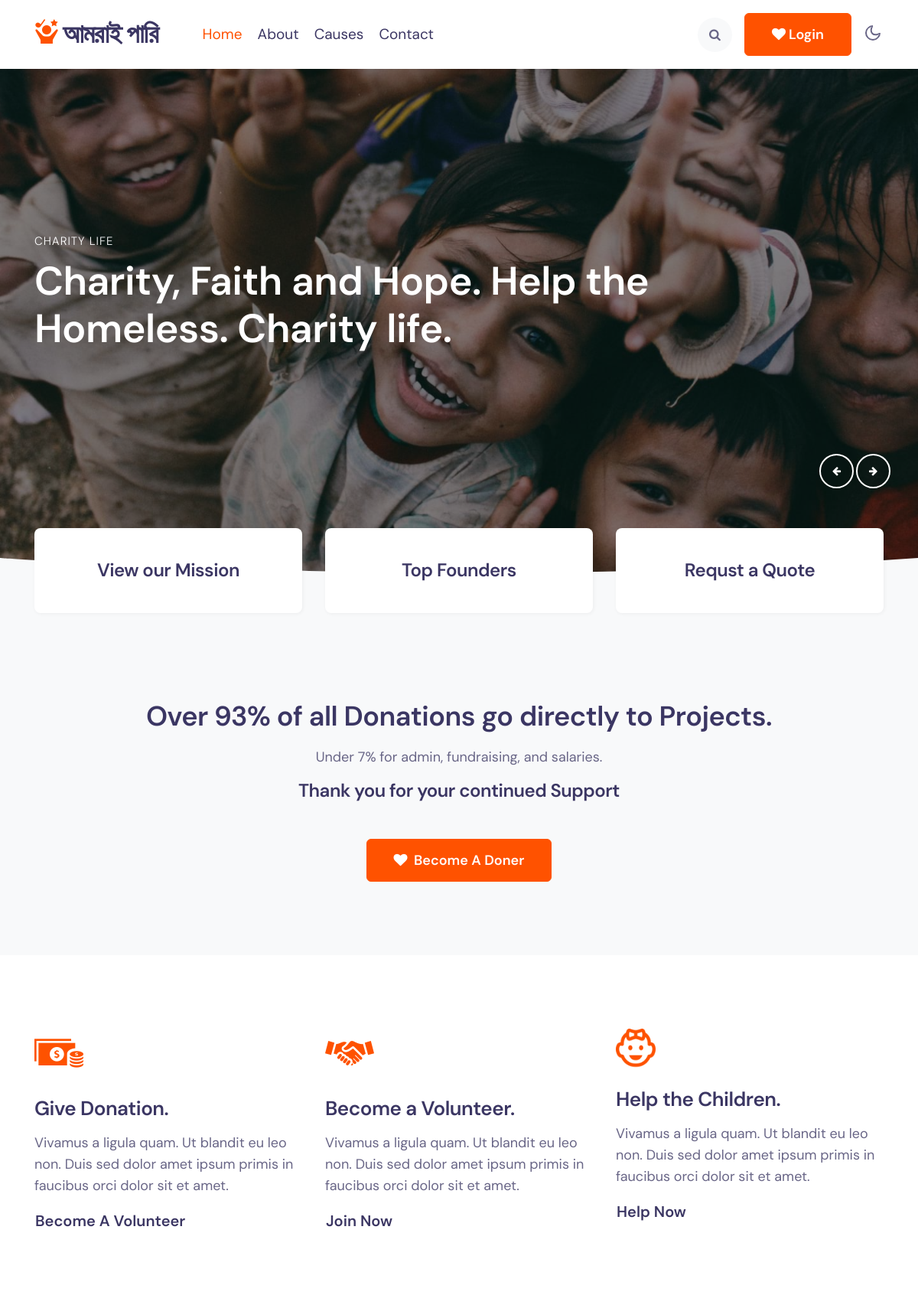
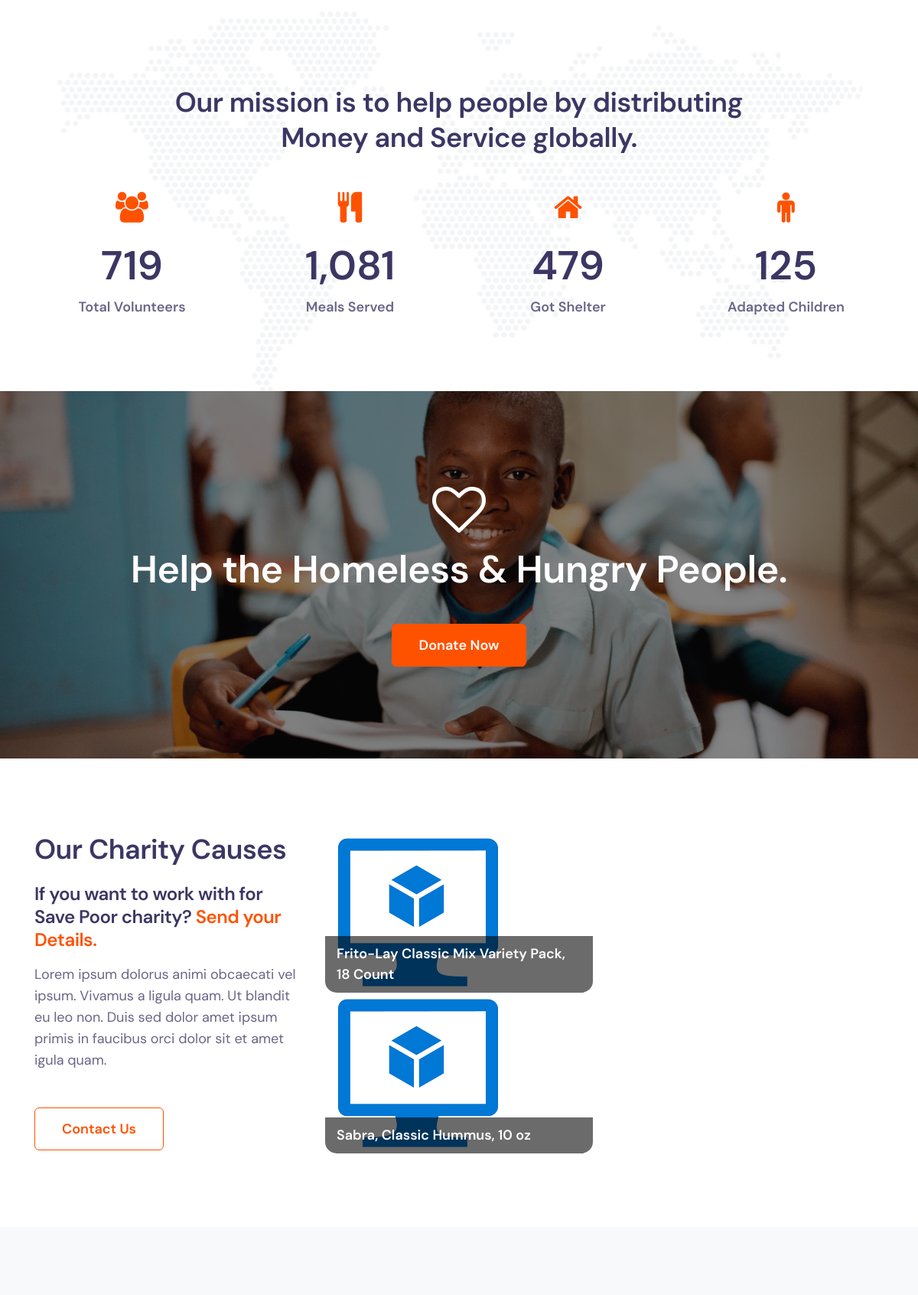
The page / (upper part) on the database its author committed (2 pictures, top to bottom).
### events/models.py (models this page shows, shortened)
class Event(models.Model):
    title = models.CharField(max_length=100)
    cover = models.ImageField(upload_to='event_cover/')
    detail = models.TextField(max_length=1000)
    place = models.CharField(max_length=1000)
    total = models.IntegerField()
    gained = models.IntegerField(blank=True, default=0)
    deadline = models.DateTimeField(null=True)
    date_created = models.DateField(auto_now_add=True)
    date_updated = models.DateField(auto_now_add=True)
    READY = {
        ('yes', 'Yes'),
        ('no', 'No',)
    }
    ready_to_distribute = models.CharField(max_length=10, choices=READY, default="no")

### base/views.py (the view)
# urls.py: path('', views.index, name="home"),
def index(request):
    event = Event.objects.all()
    amount = list(Donate.objects.filter(isapproved='yes').aggregate(Sum('amount')).values())[0]
    context = {
        'events': event,
        'amount': amount
    }
    return render(request, 'index.html', context);

### templates/index.html (shortened to what this page needs)
{% extends 'base.html' %}
{%load static%}
{% block content %}
<section class="w3l-main-slider" id="home">
    <div class="companies20-content">
        <div class="owl-one owl-carousel owl-theme">
            <div class="item">
                <li>
                    <div class="slider-info banner-view bg bg2">
                        <div class="banner-info">
                            <div class="container">
                                <div class="banner-info-bg text-left">
                                    <p>Charity Life</p>
                                    <h5>Charity, Faith and Hope. Help the Homeless. Charity life.</h5>
                                </div>
                            </div>
                        </div>
                    </div>
                </li>
            </div>
        </div>
    </div>
</section>
<div class="position-relative">
    <div class="shape overflow-hidden">
    </div>
</div>
<section class="homeblock1">
    <div class="container">
        <div class="row">
            <div class="col-lg-4 col-md-6 col-sm-12">
                <div class="box-wrap">
                    <h4><a href="#mission">View our Mission</a></h4>
                </div>
            </div>
            <div class="col-lg-4 col-md-6 col-sm-12 mt-md-0 mt-sm-4 mt-3">
                <div class="box-wrap">
                    <h4><a href="#team">Top Founders</a></h4>
                </div>
            </div>
            <div class="col-lg-4 col-md-6 col-sm-12 mt-lg-0 mt-sm-4 mt-3">
                <div class="box-wrap">
                    <h4><a href="contact.html">Requst a Quote</a></h4>
                </div>
            </div>
        </div>
    </div>
</section>
<div class="middle py-5" id="facts">
    <div class="container pt-lg-3">
        <div class="welcome-left text-center py-md-5 py-3">
            <h3 class="title-big">Over 93% of all Donations go directly to Projects.</h3>
            <p class="my-3">Under 7% for admin, fundraising, and salaries.</p>
            <h4>Thank you for your continued Support </h4>
            <a href="{% url 'signup' %}" class="btn btn-style btn-primary mt-sm-5 mt-4"><span class="fa fa-heart mr-1"></span>
                Become A Doner</a>
        </div>
    </div>
</div>
<section class="w3l-bottom-grids-6 py-5">
    <div class="container py-lg-5 py-md-4 py-2">
        <div class="grids-area-hny main-cont-wthree-fea row">
            <div class="col-lg-4 col-md-6 grids-feature">
                <div class="area-box">
                    <img src="{% static 'assets/images/donate.png' %}" alt="">
                    <h4><a href="{% url 'signup' %}" class="title-head">Give Donation.</a></h4>
                    <p class="mb-3">Vivamus a ligula quam. Ut blandit eu leo non. Duis sed dolor amet ipsum primis
                        in faucibus orci dolor sit et amet.</p>
                    <a href="{% url 'signup' %}" class="btn btn-text">Become A Volunteer</a>
                </div>
            </div>
            <div class="col-lg-4 col-md-6 grids-feature mt-md-0 mt-5">
                <div class="area-box">
                    <img src="{% static 'assets/images/volunteer.png' %}" alt="">
                    <h4><a href="{% url 'signup' %}" class="title-head">Become a Volunteer.</a></h4>
                    <p class="mb-3">Vivamus a ligula quam. Ut blandit eu leo non. Duis sed dolor amet ipsum primis
                        in faucibus orci dolor sit et amet.</p>
                    <a href="contact.html" class="btn btn-text">Join Now </a>
                </div>
            </div>
            <div class="col-lg-4 col-md-6 grids-feature mt-lg-0 mt-5">
                <div class="area-box">
                    <img src="{% static 'assets/images/child.png' %}" alt="" width="52px">
                    <h4><a href="#feature" class="title-head">Help the Children.</a></h4>
                    <p class="mb-3">Vivamus a ligula quam. Ut blandit eu leo non. Duis sed dolor amet ipsum primis
                        in faucibus orci dolor sit et amet.</p>
                    <a href="{% url 'signup' %}" class="btn btn-text">Help Now </a>
                </div>
            </div>
        </div>
    </div>
</section>
<section class="w3_stats py-5" id="stats">
    <div class="container py-lg-5 py-md-4 py-2">
        <div class="title-content text-center">
            <h3 class="title-big">Our mission is to help people by distributing Money and Service globally.</h3>
        </div>
        <div class="w3-stats text-center">
            <div class="row">
                <div class="col-md-3 col-6">
                    <div class="counter">
                        <span class="fa fa-users"></span>
                        <div class="timer count-title count-number mt-3" data-to="1500" data-speed="1500"></div>
                        <p class="count-text ">Total Volunteers</p>
                    </div>
                </div>
                <div class="col-md-3 col-6">
                    <div class="counter">
                        <span class="fa fa-cutlery"></span>
                        <div class="timer count-title count-number mt-3" data-to="2256" data-speed="1500"></div>
                        <p class="count-text ">Meals Served</p>
                    </div>
                </div>
                <div class="col-md-3 col-6">
                    <div class="counter">
                        <span class="fa fa-home"></span>
                        <div class="timer count-title count-number mt-3" data-to="1000" data-speed="1500"></div>
                        <p class="count-text ">Got Shelter</p>
                    </div>
                </div>
                <div class="col-md-3 col-6">
                    <div class="counter">
                        <span class="fa fa-male"></span>
                        <div class="timer count-title count-number mt-3" data-to="260" data-speed="1500"></div>
                        <p class="count-text ">Adapted Children</p>
                    </div>
                </div>
            </div>
        </div>
    </div>
</section>
<div class="w3l-bg py-5">
    <div class="container py-lg-5 py-md-4">
        <div class="welcome-left text-center py-lg-4">
            <span class="fa fa-heart-o"></span>
            <h3 class="title-big">Help the Homeless & Hungry People.</h3>
            <a href="{% url 'signup' %}" class="btn btn-style btn-primary mt-sm-5 mt-4">Donate Now</a>
        </div>
    </div>
</div>
<section class="w3l-index5 py-5" id="causes">
    <div class="container py-lg-5 py-md-4">
        <div class="row">
            <div class="col-lg-4">
                <div class="header-section">
                    <h3 class="title-big">Our Charity Causes </h3>
                    <h4>If you want to work with for Save Poor charity? <a href="#url">Send your Details.</a></h4>
                    <p class="mt-3 mb-lg-5 mb-4"> Lorem ipsum dolorus animi obcaecati vel ipsum. Vivamus a ligula
                        quam.
                        Ut blandit eu leo non. Duis sed dolor amet ipsum primis in faucibus orci dolor sit et amet
                        igula quam.</p>
                </div>
                <a href="contact.html" class="btn btn-outline-primary btn-style">Contact Us</a>
            </div>
            <div class="col-lg-4 col-md-6 mt-lg-0 mt-5">
               {% for event in events %}
                <div class="img-block">
                    <a href="{% url 'causes' %}">
                        <img src="{{event.cover.url}}" class="img-fluid radius-image-full" alt="image" />
                        <span class="title">{{ event.title }}</span>
                    </a>
                </div>
               {% endfor %}
            </div>
        </div>
    </div>
</section>
<section class="w3-services-ab py-5" id="mission">
    <div class="container py-lg-5 py-md-4">
    </div>
</section>
{% endblock  %}

### rows shown on the page
Event: cover (picture), title "Frito-Lay Classic Mix Variety Pack, 18 Count"
Event: cover (picture), title "Sabra, Classic Hummus, 10 oz"
